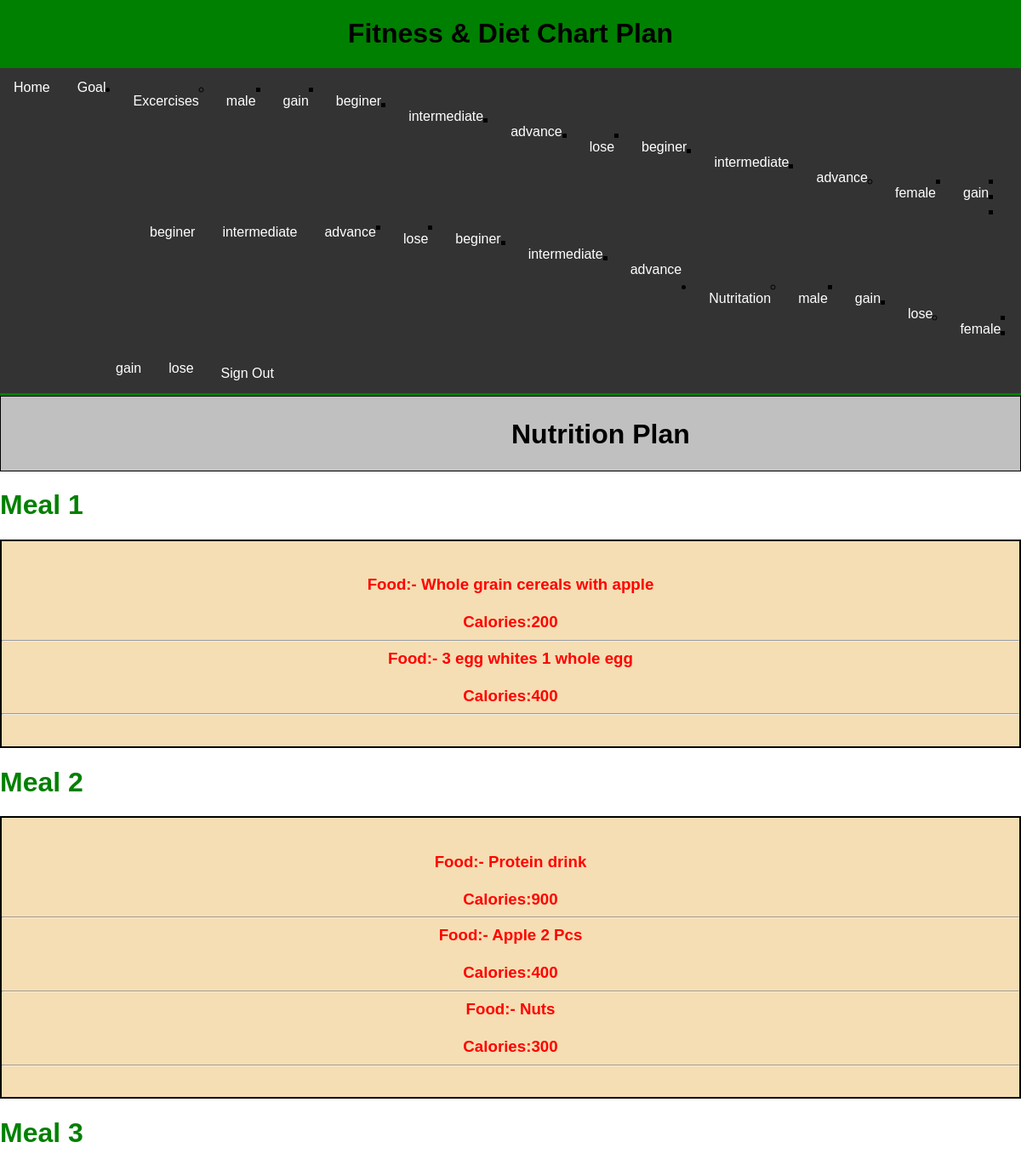
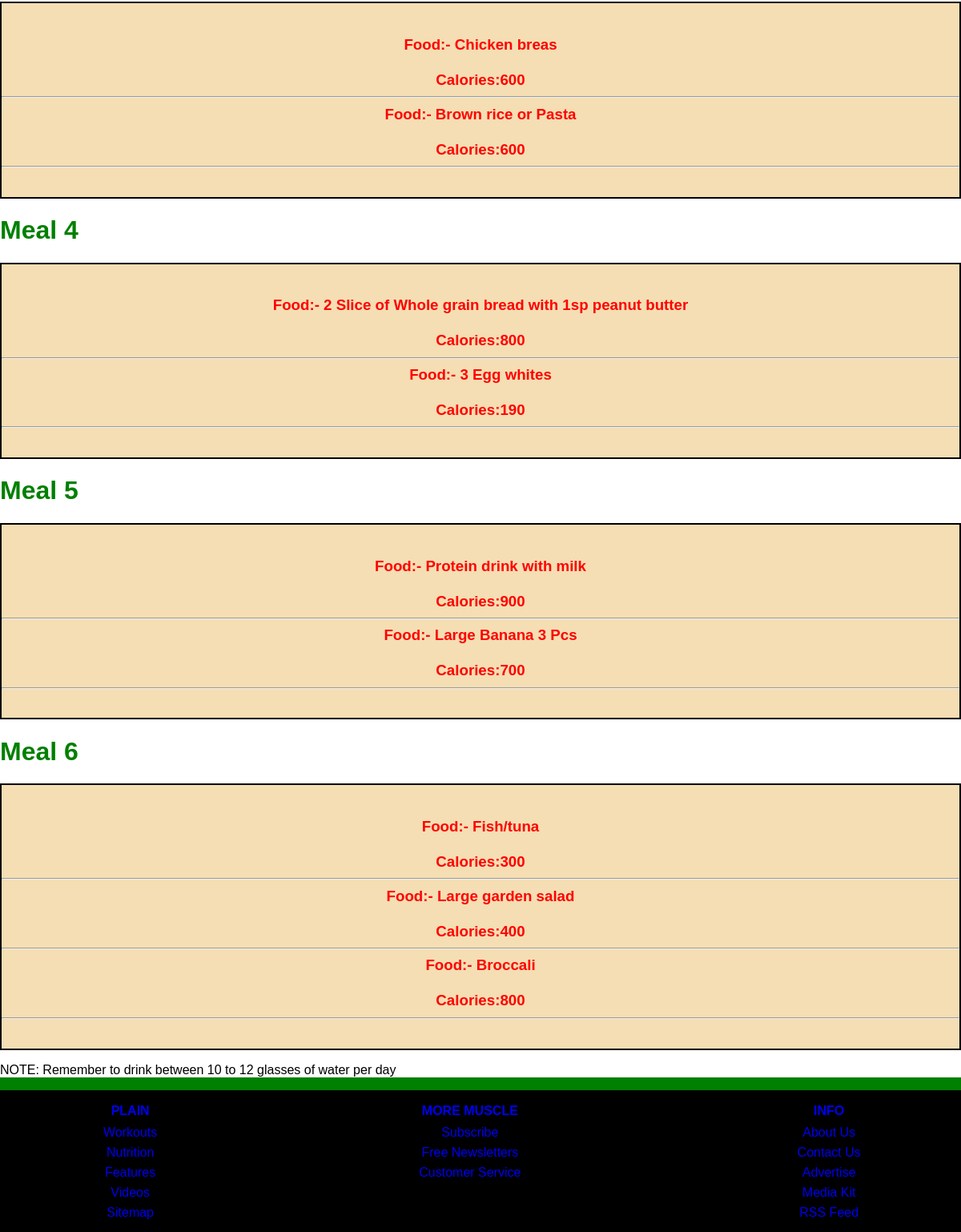
Screenshot of /diet/female/gain (signed in) with the database file from the repository (2 pictures, top to bottom).
### fitness/models.py (models this page shows)
class Meal(models.Model):
    name = models.CharField(max_length=255)
    def __str__(self):
        return self.name

class Food(models.Model):
    name = models.CharField(max_length=255)
    calories = models.IntegerField(null=True,blank=True)
    def __str__(self):
        return self.name

### fitness/views.py (the view)
# urls.py: path('diet/<gender>/<fitness_plan>',views.get_meal_list, name='get_meal_list'),
@login_required(login_url='/login/')
def get_meal_list(request, gender, fitness_plan):
    print(gender, fitness_plan)
    meals = Meal.objects.filter(
        pk__in=FoodMealGoal.objects.filter(
            goal__gender=gender,
            goal__fitness_plan=fitness_plan
        ).values('meal')
    )
    print(meals)
    meal_list = []
    for meal in meals.values():
        foods = Food.objects.filter(
            pk__in=FoodMealGoal.objects.filter(
                goal__gender=gender,
                goal__fitness_plan=fitness_plan,
                meal__id=meal['id']
            ).values('food')
        )
        meal.update({'foods': foods})
        print(meal)
        meal_list.append(meal)
    return render(request, 'show_meals.html', {'meals': meal_list})

### fitness/templatetags/load_header.py (called while the page is built)
@register.inclusion_tag('excercise_header.html')
def load_excercises():
    data = {
        'genders' : list(dict(Gender.options).values()),
        'fitness_plans' : list(dict(FitnessPlan.options).values()),
        'fitness_levels' : list(dict(FitnessLevel.options).values()),
    }
    print(data)
    return data

@register.inclusion_tag('diet_header.html')
def load_diet():
    data = {
        'genders' : list(dict(Gender.options).values()),
        'fitness_plans' : list(dict(FitnessPlan.options).values()),
    }
    return data

### fitness/templates/show_meals.html
{% extends 'base.html' %}
{% block body %}
  <div class="showmeal">
  <div class="login">
    <h1>Nutrition Plan</h1></div>
    {% for meal in meals %}
        <font color="green"><h1>{{ meal.name }}</h1></font>
          <div class="mealtxtdegine">
   <h3>
        {% for food in meal.foods %}
            Food:- {{food.name}}<br><br>
            Calories:{{food.calories}}<hr>
        {% endfor %}
    </h3></br>
</div>
    {% endfor %}
    <p>NOTE: Remember to drink between 10 to 12 glasses of water per day</p>
</div>
{% endblock body %}

### rows the page displays
Meal: name "Meal 1"
Food: name "Whole grain cereals with apple", calories "200"
Food: name "3 egg whites 1 whole egg", calories "400"
Meal: name "Meal 2"
Food: name "Protein drink", calories "900"
Food: name "Apple 2 Pcs", calories "400"
Food: name "Nuts", calories "300"
Meal: name "Meal 3"
Food: name "Chicken breas", calories "600"
Food: name "Brown rice or Pasta", calories "600"
Meal: name "Meal 4"
Food: name "2 Slice of Whole grain bread with 1sp peanut butter", calories "800"
Food: name "3 Egg whites", calories "190"
Meal: name "Meal 5"
Food: name "Protein drink with milk", calories "900"
Food: name "Large Banana 3 Pcs", calories "700"
Meal: name "Meal 6"
Food: name "Fish/tuna", calories "300"
Food: name "Large garden salad", calories "400"
Food: name "Broccali", calories "800"

### other values shown
{{ gender }} "male" "female"
{{ fitness_plan }} "gain" "lose" "gain" "lose"
{{ fitness_level }} "beginer" "intermediate" "advance" "beginer" "intermediate" "advance" "beginer" "intermediate" "advance" "beginer" "intermediate" "advance"
